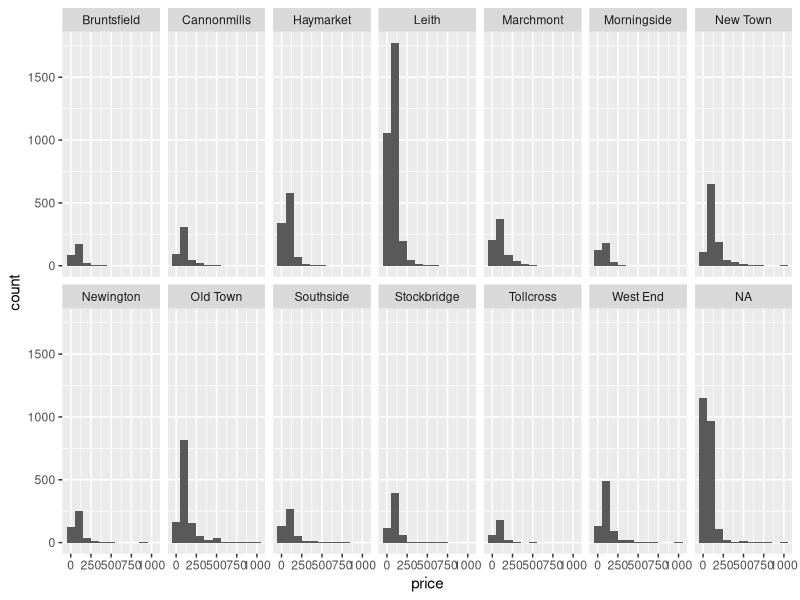

This figure's R source:
## ---- chunk 1
library(tidyverse)
airbnb <- read_csv("data/airbnb.csv")
## ---- chunk 2
ggplot(data = airbnb, mapping = aes(x = price)) +
  geom_histogram(binwidth = 100) +
  facet_wrap(~neighborhood, nrow=2)
## ---- chunk 3
# remove this comment and add the code for Exercise 4 here
## ---- chunk 4
# remove this comment and add the code for Exercise 4 here
## ---- chunk 5
# remove this comment and add the code for Exercise 4 here
## ---- chunk 6
# remove this comment and add the code for Exercise 5 here
